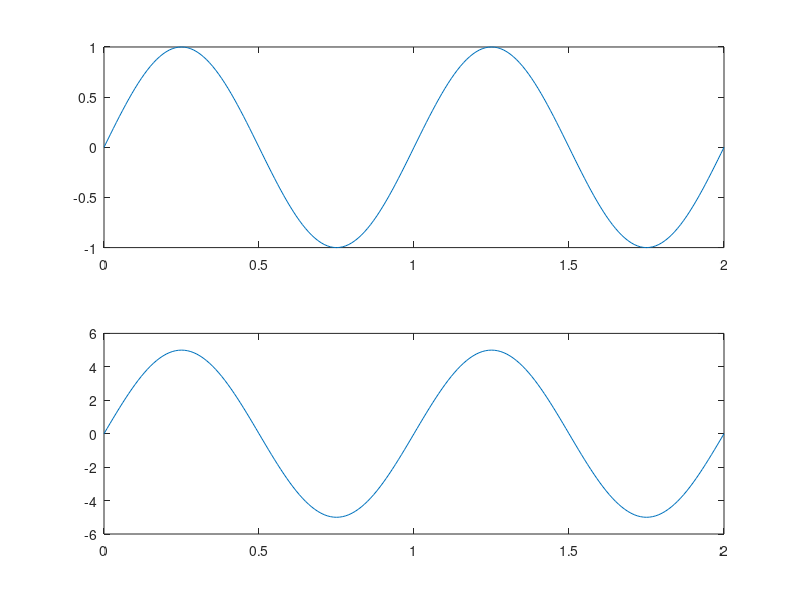

This chart was generated by the following MATLAB code:
T=100;
t=0:1/T:2;
f1=1;
y1=sin(2*pi*t);
subplot(2,1,1);
plot(t,y1);
a=input('nilai pengali yang anda gunakan(>0): ');
y1_kuat=a*sin(2*pi*t);
subplot(2,1,2);
plot(t,y1_kuat);
